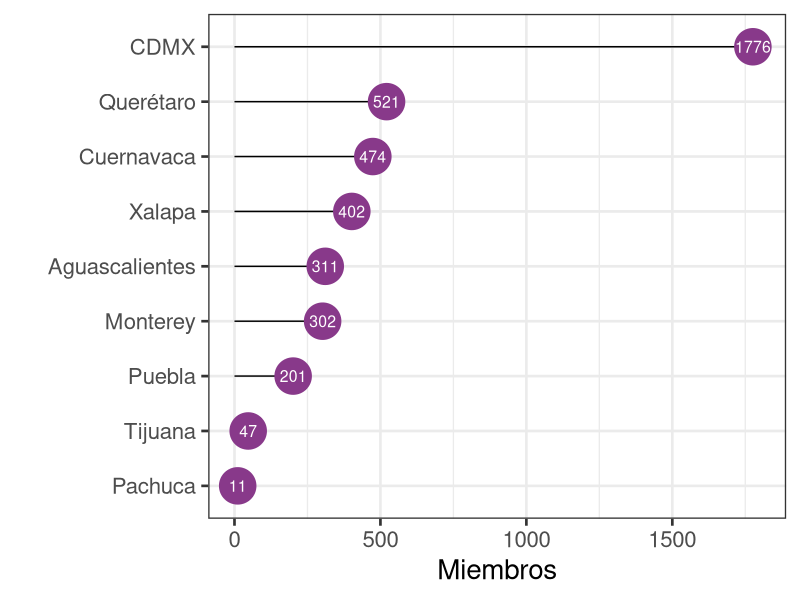

The R source for this figure:
library(ggplot2)
library(dplyr)

df <- data.frame(
  Capitulo= c("CDMX","Xalapa","Querétaro","Puebla","Cuernavaca","Pachuca","Monterey","Aguascalientes","Tijuana"),
  Miembros2020= c(1535,246,319,117,360,9,216,13,13),
  Miembros = c(1776,402,521,201,474,11,302,311,47)
)


df %>%
  arrange(Miembros) %>%    # First sort by val. This sort the dataframe but NOT the factor levels
  mutate(Capitulo=factor(Capitulo, levels=Capitulo)) %>%   # This trick update the factor levels
  ggplot( aes(x=Capitulo, y=Miembros)) +
  geom_segment( aes(xend=Capitulo, yend=0)) +
  geom_point( size=12, color="#88398A", alpha = 1) +
  geom_text(aes(label = Miembros), hjust = +.5, size=4, color = "#ffffff") +
  expand_limits(y = 1800) +
  coord_flip() +
  theme_bw(20) +
  xlab("")
